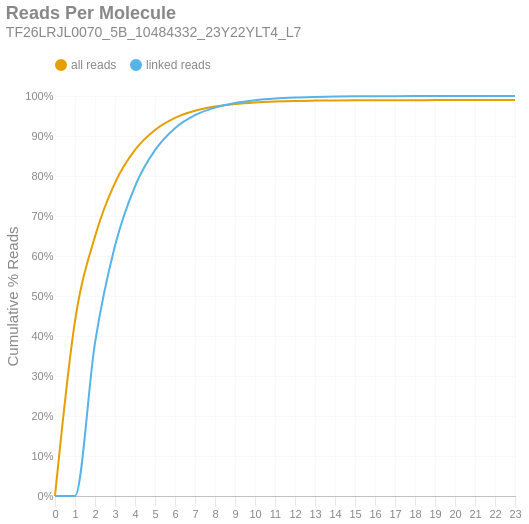

The notebook cell this image was saved under:
### Markdown cell above
### Reads per Molecule
This chart shows the cumulative distribution of the number of reads per linked molecule. That is, how many alignments are associated with a unique molecule. This excludes the number of reads associated with invalid or absent linked-read barcodes. The `linked` histogram is the percentages recalculated when disregarding singletons.

### Code cell
if SKIPLR:
    print_html(f"Skipped")
else:
    counts = np.bincount(valids['reads'].cast(pl.Int64).to_numpy())
    weighted = counts * np.arange(len(counts))
    all_perc = weighted / n_reads
    linked_perc = weighted / n_linked_reads
    linked_perc[1] = 0
    binned_df = pl.DataFrame({
        'readsper': list(range(len(counts))),
        'all reads (cumsum)': np.cumsum(all_perc).tolist(),
        'linked reads (cumsum)': np.cumsum(linked_perc).tolist(),
    })

    with SafeRender(binned_df):
        (
            density_plot(binned_df, 'Reads Per Molecule', samplename, 'readspmol')
            .encode(
                x=alt.X('readsper:O', title=None).axis(labelAngle=0).scale(padding=0),
                y=alt.Y('value:Q', title='Cumulative % Reads').axis(format='%').stack(False),
                color=alt.Color("key:N").scale(domain=["all reads", "linked reads"]),
                tooltip=[
                    alt.Tooltip("key:N", title="Data Type"),
                    alt.Tooltip("readsper:O", title="Reads Per Molecule"),
                    alt.Tooltip("value:Q", format=".2%", title="% Reads (Cum.)")
                ]            
            )
        ).display()

### Figure 1 — Vega-Lite specification as saved in the notebook (floating-point values rounded to 4 significant figures)
{"width": "container", "height": 400, "config": {"title": {"anchor": "start", "dy": -15, "fontSize": 18, "color": "#888888", "subtitleColor": "#888888", "subtitleFontSize": 14}, "arc": {"fill": "#0072B2"}, "axis": {"domainColor": "#888888", "domainWidth": 0.5, "gridWidth": 0.2, "grid": false, "titleFontWeight": 400, "titleFontSize": 15, "labelFontSize": 11, "labelColor": "#888888", "tickColor": "#888888", "tickWidth": 0.2, "titleColor": "#888888"}, "axisBand": {"grid": false}, "axisX": {"grid": true, "tickSize": 10, "domainCap": "round"}, "axisY": {"domain": false, "grid": true, "tickSize": 0, "domainCap": "round"}, "background": "transparent", "header": {"labelFontSize": 15, "labelColor": "#888888", "titleFontSize": 15, "titleFontWeight": 600, "titleColor": "#888888"}, "legend": {"labelFont": "sans-serif", "labelFontSize": 12, "labelColor": "#888888", "symbolSize": 100, "symbolType": "circle", "titleFontSize": 12, "titlePadding": 10, "titleColor": "#888888", "title": null, "orient": "top"}, "range": {"category": ["#E69F00", "#56B4E9", "#009E73", "#F0E442", "#0072B2", "#D55E00", "#CC79A7", "#000000"], "diverging": ["#cfe8f3", "#a2d4ec", "#73bfe2", "#46abdb", "#1696d2", "#12719e"]}, "area": {"fill": "#0072B2", "fillOpacity": 0.7, "line": true, "strokeOpacity": 0.7}, "line": {"color": "#0072B2", "stroke": "#0072B2", "strokeWidth": 2}, "trail": {"color": "#0072B2", "stroke": "#0072B2", "strokeWidth": 0, "size": 1}, "point": {"filled": true, "fillOpacity": 1.0, "size": 95}, "text": {"color": "#888888", "fontSize": 11, "align": "right", "fontWeight": 400, "size": 11}, "bar": {"fill": "#0072B2", "stroke": null}, "view": {"stroke": null, "continuousWidth": 660, "continuousHeight": 400}}, "data": {"name": "data-e81b7de7dd0006832983197cc5b5130b"}, "mark": {"type": "line", "interpolate": "monotone", "point": {"opacity": 0, "size": 275}}, "encoding": {"color": {"field": "key", "scale": {"domain": ["all reads", "linked reads"]}, "type": "nominal"}, "tooltip": [{"field": "key", "title": "Data Type", "type": "nominal"}, {"field": "readsper", "title": "Reads Per Molecule", "type": "ordinal"}, {"field": "value", "format": ".2%", "title": "% Reads (Cum.)", "type": "quantitative"}], "x": {"axis": {"labelAngle": 0}, "field": "readsper", "scale": {"padding": 0}, "title": null, "type": "ordinal"}, "y": {"axis": {"format": "%"}, "field": "value", "stack": false, "title": "Cumulative % Reads", "type": "quantitative"}}, "params": [{"name": "param_c36ac31b6afebe62", "select": {"type": "point", "fields": ["key"]}, "bind": "legend"}], "title": {"text": "Reads Per Molecule", "subtitle": "TF26LRJL0070_5B_10484332_23Y22YLT4_L7"}, "transform": [{"fold": ["all reads (cumsum)", "linked reads (cumsum)"]}, {"calculate": "replace(datum.key, ' (cumsum)', '')", "as": "key"}, {"filter": {"param": "param_c36ac31b6afebe62"}}], "usermeta": {"embedOptions": {"downloadFileName": "TF26LRJL0070_5B_10484332_23Y22YLT4_L7.readspmol"}}, "$schema": "https://vega.github.io/schema/vega-lite/v6.4.1.json", "datasets": {"data-e81b7de7dd0006832983197cc5b5130b": [{"readsper": 0, "all reads (cumsum)": 0.0, "linked reads (cumsum)": 0.0}, {"readsper": 1, "all reads (cumsum)": 0.4373, "linked reads (cumsum)": 0.0}, {"readsper": 2, "all reads (cumsum)": 0.6487, "linked reads (cumsum)": 0.3827}, {"readsper": 3, "all reads (cumsum)": 0.7828, "linked reads (cumsum)": 0.6254}, {"readsper": 4, "all reads (cumsum)": 0.8651, "linked reads (cumsum)": 0.7743}, {"readsper": 5, "all reads (cumsum)": 0.9149, "linked reads (cumsum)": 0.8646}, {"readsper": 6, "all reads (cumsum)": 0.9454, "linked reads (cumsum)": 0.9197}, {"readsper": 7, "all reads (cumsum)": 0.9633, "linked reads (cumsum)": 0.9521}, {"readsper": 8, "all reads (cumsum)": 0.9737, "linked reads (cumsum)": 0.9709}, {"readsper": 9, "all reads (cumsum)": 0.9801, "linked reads (cumsum)": 0.9825}, {"readsper": 10, "all reads (cumsum)": 0.984, "linked reads (cumsum)": 0.9896}, {"readsper": 11, "all reads (cumsum)": 0.9863, "linked reads (cumsum)": 0.9937}, {"readsper": 12, "all reads (cumsum)": 0.9877, "linked reads (cumsum)": 0.9962}, {"readsper": 13, "all reads (cumsum)": 0.9884, "linked reads (cumsum)": 0.9976}, {"readsper": 14, "all reads (cumsum)": 0.9889, "linked reads (cumsum)": 0.9985}, {"readsper": 15, "all reads (cumsum)": 0.9893, "linked reads (cumsum)": 0.9991}, {"readsper": 16, "all reads (cumsum)": 0.9894, "linked reads (cumsum)": 0.9994}, {"readsper": 17, "all reads (cumsum)": 0.9896, "linked reads (cumsum)": 0.9997}, {"readsper": 18, "all reads (cumsum)": 0.9897, "linked reads (cumsum)": 0.9998}, {"readsper": 19, "all reads (cumsum)": 0.9897, "linked reads (cumsum)": 0.9999}, {"readsper": 20, "all reads (cumsum)": 0.9897, "linked reads (cumsum)": 0.9999}, {"readsper": 21, "all reads (cumsum)": 0.9898, "linked reads (cumsum)": 1.0}, {"readsper": 22, "all reads (cumsum)": 0.9898, "linked reads (cumsum)": 1.0}, {"readsper": 23, "all reads (cumsum)": 0.9898, "linked reads (cumsum)": 1.0}]}}
